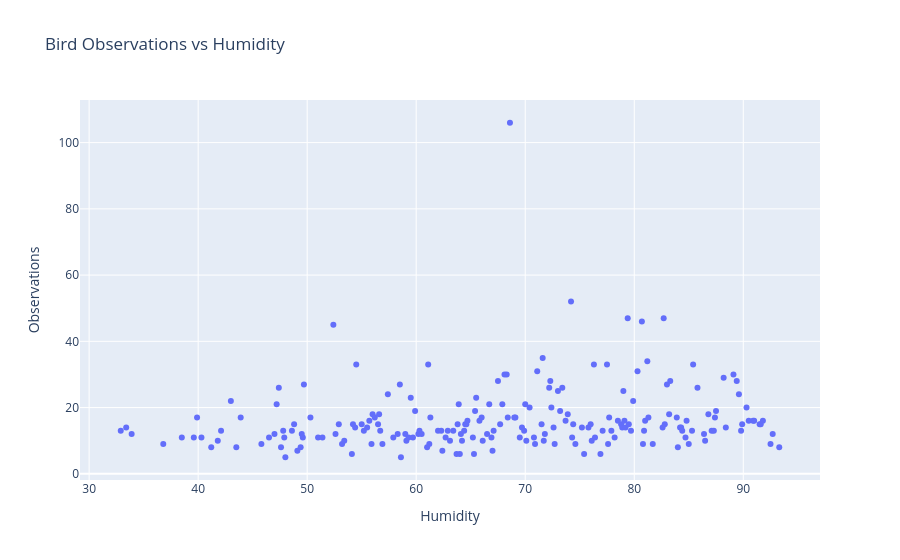

Notebook code cell kept with this figure:
### Code cell
humidity_activity = (
    combined_df.groupby("Humidity")
    .size()
    .reset_index(name="Observations")
)

fig = px.scatter(
    humidity_activity,
    x="Humidity",
    y="Observations",
    title="Bird Observations vs Humidity"
)

fig.show()

### Figure 1 — Plotly figure (JSON) as saved in the notebook; plotly's stock layout.template omitted (floating-point values rounded to 4 significant figures; data arrays with more than 128 entries replaced by an {"elided": "..."} marker saying what was removed)
{"data": [{"hovertemplate": "Humidity=%{x}<br>Observations=%{y}<extra></extra>", "legendgroup": "", "marker": {"color": "#636efa", "symbol": "circle"}, "mode": "markers", "name": "", "orientation": "v", "showlegend": false, "type": "scatter", "x": {"elided": "209 float values"}, "xaxis": "x", "y": {"elided": "209 int values"}, "yaxis": "y"}], "layout": {"legend": {"tracegroupgap": 0}, "title": {"text": "Bird Observations vs Humidity"}, "xaxis": {"anchor": "y", "domain": [0, 1], "title": {"text": "Humidity"}}, "yaxis": {"anchor": "x", "domain": [0, 1], "title": {"text": "Observations"}}}}
